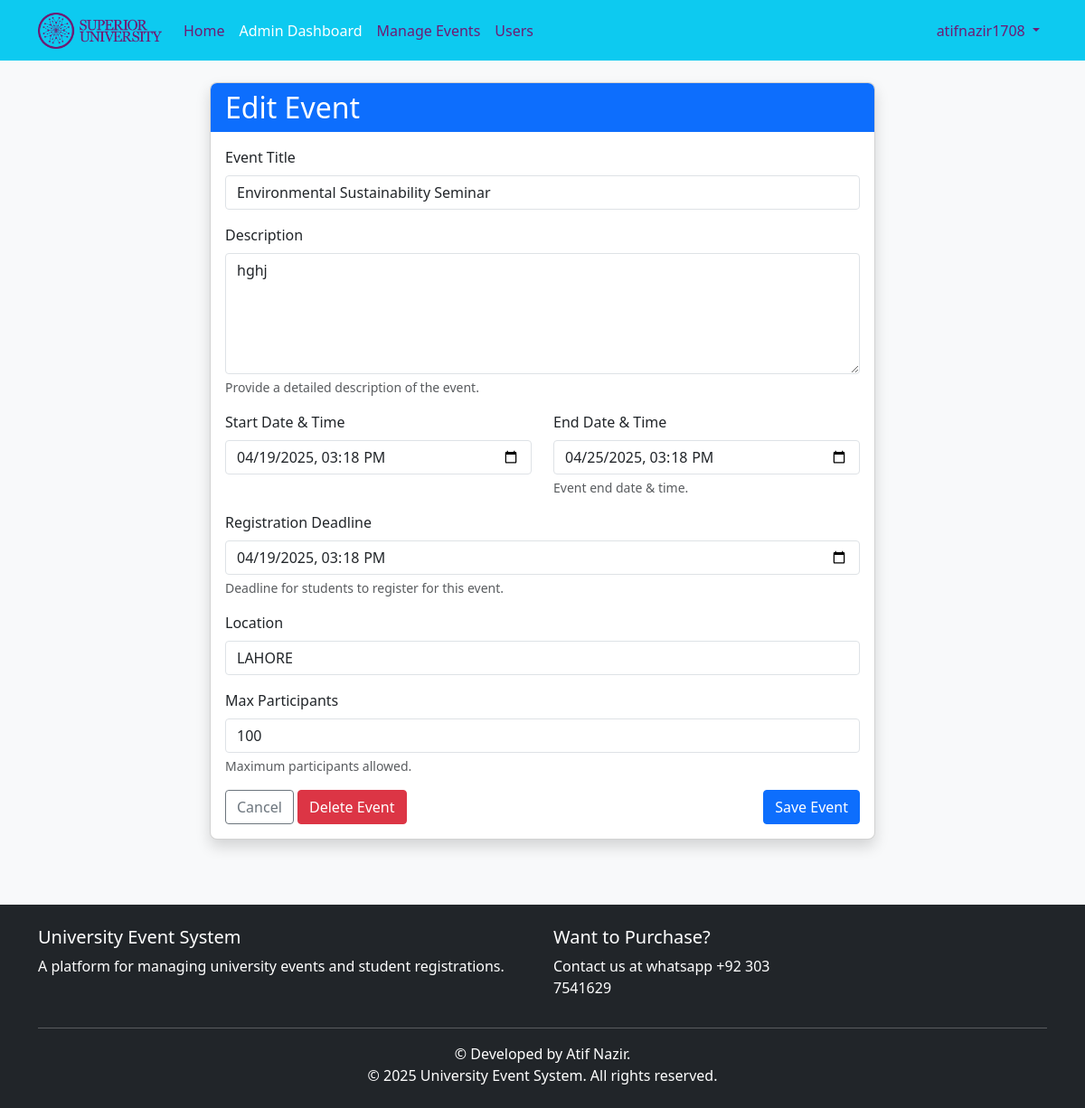
Screenshot of /admin/events/1/edit (signed in) with the database file from the repository.
### app/models.py (models this page shows, shortened)
class User(db.Model, UserMixin):
    id = db.Column(db.Integer, primary_key=True)
    username = db.Column(db.String(64), unique=True, nullable=False)
    full_name = db.Column(db.String(100), nullable=True)  # New field for full name
    email = db.Column(db.String(120), unique=True, nullable=False)
    password_hash = db.Column(db.String(128), nullable=False)
    role = db.Column(db.String(20), nullable=False, default='student')
    student_id = db.Column(db.String(100), nullable=True)  # New field for student ID
    profile_image = db.Column(db.String(200), nullable=True)  # New field for profile picture URL
    department = db.Column(db.String(100), nullable=True)  # Department
    bio = db.Column(db.String(500), nullable=True)  # Optional bio field
    created_at = db.Column(db.DateTime, default=datetime.utcnow)
    registrations = db.relationship('Registration', backref='user', lazy=True)
    def is_admin(self):
        return self.role == 'admin'

class Event(db.Model):
    id = db.Column(db.Integer, primary_key=True)
    title = db.Column(db.String(100), nullable=False)
    description = db.Column(db.Text, nullable=False)
    date = db.Column(db.DateTime, nullable=False)  # Start Date
    end_date = db.Column(db.DateTime, nullable=True)
    registration_deadline = db.Column(db.DateTime, nullable=True)  # New Field
    location = db.Column(db.String(100), nullable=False)
    max_participants = db.Column(db.Integer, nullable=False)
    created_at = db.Column(db.DateTime, default=datetime.utcnow)
    updated_at = db.Column(db.DateTime, default=datetime.utcnow, onupdate=datetime.utcnow)
    registrations = db.relationship('Registration', backref='event', lazy=True, cascade="all, delete-orphan")
    @property
    def registration_count(self):
        return Registration.query.filter_by(event_id=self.id).count()

### app/routes/admin.py (the view)
@admin.route('/events/<int:event_id>/edit', methods=['GET', 'POST'])
@admin_required
def edit_event(event_id):
    event = Event.query.get_or_404(event_id)
    form = EventForm()
    if form.validate_on_submit():
        event.title = form.title.data
        event.description = form.description.data
        event.date = form.date.data
        event.end_date = form.end_date.data
        event.registration_deadline = form.registration_deadline.data
        event.location = form.location.data
        event.max_participants = form.max_participants.data
        db.session.commit()
        flash('Event updated successfully!', 'success')
        return redirect(url_for('admin.events'))
    elif request.method == 'GET':
        form.title.data = event.title
        form.description.data = event.description
        form.date.data = event.date
        form.end_date.data = event.end_date
        form.registration_deadline.data = event.registration_deadline
        form.location.data = event.location
        form.max_participants.data = event.max_participants
    return render_template('admin/edit_event.html', title='Edit Event', form=form, event=event)

### app/routes/admin.py
class EventForm(FlaskForm):
    title = StringField('Event Title', validators=[DataRequired(), Length(min=3, max=100)])
    description = TextAreaField('Description', validators=[DataRequired()])
    date = DateTimeField('Start Date & Time', validators=[DataRequired()], format='%Y-%m-%dT%H:%M')
    end_date = DateTimeField('End Date & Time', validators=[DataRequired()], format='%Y-%m-%dT%H:%M')
    registration_deadline = DateTimeField('Registration Deadline', validators=[DataRequired()], format='%Y-%m-%dT%H:%M')
    location = StringField('Location', validators=[DataRequired(), Length(max=100)])
    max_participants = IntegerField('Max Participants', validators=[DataRequired(), NumberRange(min=1)])
    submit = SubmitField('Save Event')

### app/models.py (called while the page is built)
@login_manager.user_loader
def load_user(user_id):
    return User.query.get(int(user_id))

### app/routes/admin.py (called while the page is built)
def get_new_registration_count():
    return Registration.query.filter_by(admin_viewed=False).count()

@admin.context_processor
def inject_new_registration_count():
    if current_user.is_authenticated and current_user.is_admin():
        return {'new_registration_count': get_new_registration_count()}
    return {'new_registration_count': 0}

### app/utils/helpers.py (called while the page is built)
def admin_required(f):
    @wraps(f)  # Add this line to preserve the original function name
    def decorated_function(*args, **kwargs):
        if not current_user.is_admin():
            abort(403)  # Forbidden if not an admin
        return f(*args, **kwargs)
    return decorated_function

### app/templates/admin/edit_event.html (shortened to what this page needs)
{% extends "base.html" %}
{% block content %}
<div class="row justify-content-center">
    <div class="col-md-8">
        <div class="card shadow">
            <div class="card-header bg-primary text-white">
                <h2 class="card-title mb-0">Edit Event</h2>
            </div>
            <div class="card-body">
                <form method="POST" action="{{ url_for('admin.edit_event', event_id=event.id) }}">
                    <div class="mb-3">
                        {{ form.title.label(class="form-label") }}
                        {{ form.title(class="form-control" + (" is-invalid" if form.title.errors else "")) }}
                    </div>
                    <div class="mb-3">
                        {{ form.description.label(class="form-label") }}
                        {{ form.description(class="form-control" + (" is-invalid" if form.description.errors else ""), rows=5) }}
                        <div class="form-text">Provide a detailed description of the event.</div>
                    </div>
                    <div class="row">
                        <div class="col-md-6 mb-3">
                            {{ form.date.label(class="form-label") }}
                            {{ form.date(class="form-control" + (" is-invalid" if form.date.errors else ""), id="event-date", type="datetime-local") }}
                        </div>
                        <div class="col-md-6 mb-3">
                            {{ form.end_date.label(class="form-label") }}
                            {{ form.end_date(class="form-control" + (" is-invalid" if form.end_date.errors else ""), id="event-end-date", type="datetime-local") }}
                            <div class="form-text">Event end date & time.</div>
                        </div>
                    </div>
                    <div class="mb-3">
                        {{ form.registration_deadline.label(class="form-label") }}
                        {{ form.registration_deadline(class="form-control" + (" is-invalid" if form.registration_deadline.errors else ""), id="registration-deadline", type="datetime-local") }}
                        <div class="form-text">Deadline for students to register for this event.</div>
                    </div>
                    <div class="mb-3">
                        {{ form.location.label(class="form-label") }}
                        {{ form.location(class="form-control" + (" is-invalid" if form.location.errors else "")) }}
                    </div>
                    <div class="mb-3">
                        {{ form.max_participants.label(class="form-label") }}
                        {{ form.max_participants(class="form-control" + (" is-invalid" if form.max_participants.errors else ""), type="number", min="1") }}
                        <div class="form-text">
                            Maximum participants allowed.
                        </div>
                    </div>
                    <div class="d-flex justify-content-between">
                        <div>
                            <a href="{{ url_for('admin.events') }}" class="btn btn-outline-secondary">Cancel</a>
                            <button type="button" class="btn btn-danger" data-bs-toggle="modal" data-bs-target="#deleteEventModal">
                                Delete Event
                            </button>
                        </div>
                        {{ form.submit(class="btn btn-primary") }}
                    </div>
                </form>
            </div>
        </div>
    </div>
</div>
{% endblock %}

### app/templates/base.html (shortened to what this page needs)
<!DOCTYPE html>
<html lang="en">
<head>
    <link href="https://cdn.jsdelivr.net/npm/bootstrap@5.3.0/dist/css/bootstrap.min.css" rel="stylesheet">
    <link href="https://cdnjs.cloudflare.com/ajax/libs/font-awesome/6.0.0/css/all.min.css" rel="stylesheet">
    <link rel="stylesheet" href="https://cdn.jsdelivr.net/npm/flatpickr/dist/flatpickr.min.css">
    <link rel="stylesheet" href="{{ url_for('static', filename='css/style.css') }}">
    <link rel="stylesheet" href="{{ url_for('static', filename='css/notification.css') }}">
</head>
<body>
    <header>
        <nav class="navbar navbar-expand-lg navbar-dark">
            <div class="container">
                <a class="navbar-brand" href="{{ url_for('main.home') }}">
                    <img src="{{ url_for('static', filename='images/university_logo.png') }}"
                         alt=""
                         height="40"
                         class="d-inline-block align-text-top"
                         onerror="this.style.display='none'; document.getElementById('brand-text').style.display='inline';">
                </a>
                <div class="collapse navbar-collapse" id="navbarNav">
                    <ul class="navbar-nav me-auto">
                        <li class="nav-item">
                            <a class="nav-link {% if request.endpoint == 'main.home' %}active{% endif %}" href="{{ url_for('main.home') }}">Home</a>
                        </li>
                        {% if current_user.is_authenticated %}
                            {% if current_user.is_admin() %}
                                <li class="nav-item">
                                    <a class="nav-link {% if request.endpoint.startswith('admin.') %}active{% endif %}" href="{{ url_for('admin.dashboard') }}">Admin Dashboard</a>
                                </li>
                                <li class="nav-item">
                                    <a class="nav-link {% if request.endpoint == 'admin.events' %}active{% endif %}" href="{{ url_for('admin.events') }}">Manage Events</a>
                                </li>
                                <li class="nav-item">
                                    <a class="nav-link {% if request.endpoint == 'admin.users' %}active{% endif %}" href="{{ url_for('admin.users') }}">Users</a>
                                </li>
                            {% endif %}
                        {% endif %}
                    </ul>
                    <ul class="navbar-nav">
                        {% if current_user.is_authenticated %}
                            <li class="nav-item dropdown">
                                <a class="nav-link dropdown-toggle" href="#" id="navbarDropdown" role="button" data-bs-toggle="dropdown" aria-expanded="false">
                                    {{ current_user.username }}
                                </a>
                            </li>
                        {% endif %}
                    </ul>
                </div>
            </div>
        </nav>
    </header>
    <main class="container py-4">
        {% block content %}{% endblock %}
    </main>
    <footer class="bg-dark text-white mt-5 py-4">
        <div class="container">
            <div class="row">
                <div class="col-md-6">
                    <h5>University Event System</h5>
                    <p>A platform for managing university events and student registrations.</p>
                </div>
                <div class="col-md-3">
                    <h5>Want to Purchase?</h5>
                    <p>Contact us at whatsapp +92 303 7541629</p>
                </div>
            </div>
            <hr>
            <div class="text-center">
                <p class="mb-0">&copy; Developed by Atif Nazir.</p>
                <p class="mb-0">&copy; {{ year }} University Event System. All rights reserved.</p>
            </div>
        </div>
    </footer>
</body>
</html>

### app/static/css/style.css (style rules this page uses)
body { background-color: #f8f9fa; font-family: 'Segoe UI', Tahoma, Geneva, Verdana, sans-serif; }
.navbar-brand { font-weight: 600; }
.card { border-radius: 0.5rem; overflow: hidden; transition: transform 0.3s ease, box-shadow 0.3s ease; }
.card-header { border-bottom: none; }
.btn { border-radius: 0.25rem; }
.btn-primary { background-color: #0d6efd; border-color: #0d6efd; }
.form-control, .form-select { border-radius: 0.25rem; }
footer { margin-top: 2rem; }

### app/templates/base.html (style rules this page uses)
header nav.navbar { background-color: #007BFF; }
.navbar-nav .nav-link { color: #701A73 !important; }
.navbar-nav .nav-link.active { color: #ffffff !important; }
.navbar-brand { color: #ffffff; }
.navbar { background-color: #0DCAF0 !important; }

### rows the page displays
User: username "atifnazir1708"
Event: title "Environmental Sustainability Seminar", description "hghj", date "04/19/2025 15:18", end_date "04/25/2025 15:18", registration_deadline "04/19/2025 15:18", location "LAHORE", max_participants "100"
